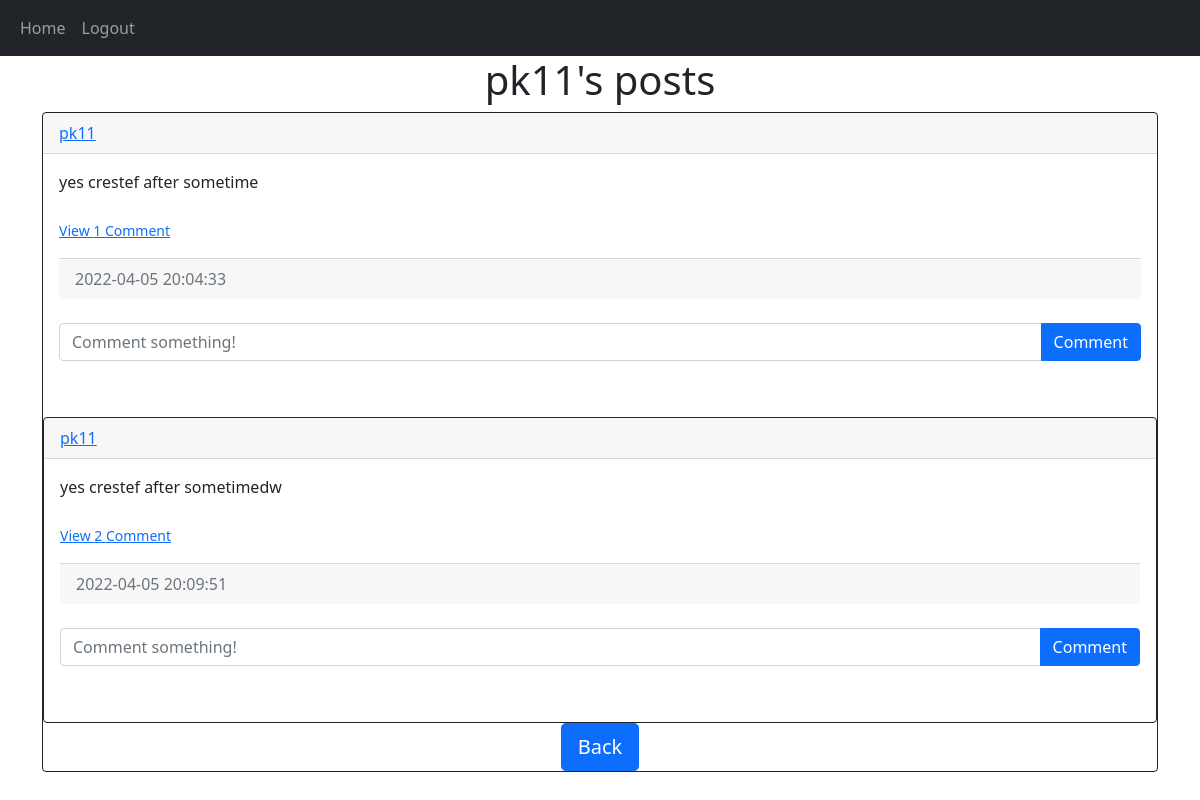
The app's page /posts/pk11 (signed in) with its own data.
### website/models.py (models this page shows)
class User(db.Model, UserMixin):
    id = db.Column(db.Integer,primary_key= True)
    email = db.Column(db.String(150), unique = True)
    username = db.Column(db.String(150), unique = True)
    password = db.Column(db.String(150))
    date_created = db.Column(db.DateTime(timezone=True), default=func.now())
    posts = db.relationship('Post', backref='user', passive_deletes=True)
    comments = db.relationship('Comment', backref='user', passive_deletes=True)

class Post(db.Model):
    id = db.Column(db.Integer,primary_key= True)  #!to many relationship
    text = db.Column(db.Text,nullable=False)
    date_created = db.Column(db.DateTime(timezone=True), default=func.now())
    author = db.Column(db.Integer, db.ForeignKey(
        'user.id', ondelete="CASCADE"), nullable=False)
    comments = db.relationship('Comment', backref='post', passive_deletes=True)

### website/views.py (the view)
@views.route("/posts/<username>")
@login_required
def posts(username):
    user= User.query.filter_by(username=username).first()
    if not user:
        flash('No user with username exists',category='error')
        return redirect(url_for('views.home'))
    posts = Post.query.filter_by(author=user.id).all()#user.posts
    return render_template("posts.html",user=current_user,posts=posts,username=username)

### website/__init__.py (called while the page is built)
def create_app():
    app = Flask(__name__)
    app.config['SECRET_KEY'] = "pankaj"
    app.config['SQLALCHEMY_DATABASE_URI'] = f'sqlite:///{DB_NAME}' #baisc done just verfiy doc
    db.init_app(app)
    from .views import views
    from .auth import auth
    app.register_blueprint(views,url_perfix="/")
    app.register_blueprint(auth,url_perfix="/")
    from .models import User,Post,Comment
    create_database(app)
    login_manager = LoginManager()
    login_manager.login_view = "auth.login" #this will rediredct to LOGIN page if try to access something inside
    login_manager.init_app(app)
    @login_manager.user_loader #its does is each session will have id and try to get the ID
    def load_user(id):
        return User.query.get(int(id))
    return app

### website/templates/posts.html (shortened to what this page needs)
{% extends "posts_div.html" %}
{% block header %} {{username}}'s posts {% endblock %}
 {% block footer %}
    <div align="center">
      <a href="/home"
        ><button type="button" class="btn btn-primary btn-lg">Back</button></a
      >
    </div>
    {% endblock %}

### website/templates/posts_div.html (shortened to what this page needs)
{% extends "base.html" %} {% block title %}Home{% endblock %} {% block content
    %}
    <h1 align="center">{% block header %}Posts{% endblock %}</h1>
    <div id="posts">
      {% for post in posts %}
      <div class="card border-dark">
        <div class="card-header d-flex justify-content-between align-items-center">
          <a href="/posts/{{post.user.username}}">{{post.user.username}}</a>
        </div>
        <div class="card-body">
          <div class="card-text">{{post.text}}</div>
          <br/>
          <p class="card-text">
            {% if post.comments|length > 0 %}
            <a data-bs-toggle="collapse" href="#comment-{{post.id}}" role="button">
              <small>View {{post.comments|length}} Comment</small>
            </a>
            {% else%}
            <small class="text-muted">No Comments</small>
            {% endif %}
          </p>
        <div class="card-footer text-muted">{{post.date_created}}</div>
        <br/>
        <form
        class="input-group mb-3"
        method="POST"
        action="/create_comment/{{post.id}}"
      >
          <input
          type="text"
          id="text"
          name="text"
          class="form-control"
          placeholder="Comment something!"
        />
            <button type="submit" class="btn btn-primary "> Comment</button>
        </form>
      </div>
      <br /> {% endfor %}
    </div>
    {% block footer %}{% endblock %} {% endblock %}

### website/templates/base.html (shortened to what this page needs)
<!DOCTYPE html>
<html lang="en">
<head>
    <link href="https://cdn.jsdelivr.net/npm/bootstrap@5.1.3/dist/css/bootstrap.min.css" rel="stylesheet">
</head>
<body>
    <nav class="navbar navbar-expand-lg navbar-dark bg-dark">
        <div class = "container-fluid">
            <div class="collapse navbar-collapse" id="navbar">
                <div class="navbar-nav">
                    <a class="nav-item nav-link" href="/home">Home</a>
                    {% if user.is_authenticated%}
                        <a class="nav-item nav-link" href="/logout">Logout</a>
                    {% else %}
                        <a class="nav-item nav-link" href="/login">Login</a>
                        <a class="nav-item nav-link" href="/signup">Sign-Up</a>
                    {% endif%}
                </div>
            </div>
        </div>
    </nav>
    <div class="container">
        {% block content %} {% endblock %}
    </div>
</body>
</html>

### records on screen
User: username "pk11"
Post: user.username "pk11", text "yes crestef after sometime", comments|length "1", date_created "2022-04-05 20:04:33"
Post: user.username "pk11", text "yes crestef after sometimedw", comments|length "2", date_created "2022-04-05 20:09:51"
